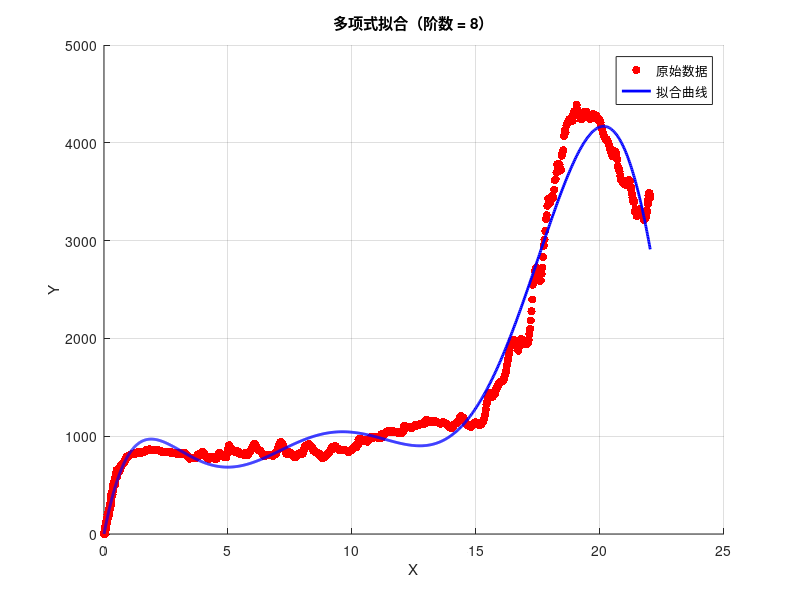

This figure's MATLAB source:
clc
clear
%载入数据
load('Compression_F_X_original.mat')

%% 去噪
for i = 7
    data = eval(['data' num2str(i)]); 
    % 1. 加载数据
    X = data(:,1); % X 轴数据

    Y = data(:,2); % Y 带噪信号

    % 2. LMS 参数调整（更平滑）
    M = 64;  % 增加滤波器阶数
    mu = 0.001;  % 降低步长因子
    w = zeros(M,1);  % 滤波器权重
    N = length(Y);  
    Y_filtered = zeros(N,1); 
    error_signal = zeros(N,1); 

    % 3. LMS 滤波
    for n = M:N
        x_n = Y(n:-1:n-M+1);
        Y_filtered(n) = w' * x_n;
        error_signal(n) = Y(n) - Y_filtered(n);
        w = w + 2 * mu * error_signal(n) * x_n;
    end                                                                                                                                                                                                                   

    % 4. 额外平滑处理
    Y_smoothed = movmean(Y_filtered, 5); % 窗口大小5，增加平滑度
    
   %% 多项式拟合
    % 1. 生成数据 X 和 Y
    % 2. 选择多项式的阶数（n）
    n = 8;

    % 3. 构造不含常数项的多项式矩阵
    X_matrix = X .^ (n:-1:1);  % 仅保留 X^n 到 X^1 的项

    % 4. 计算最小二乘解
    p = X_matrix \ Y;  % 求解线性方程 X_matrix * p = Y

    % 5. 计算拟合曲线
    Y_fit = X_matrix * p;

    % 5. 绘图可视化
    figure;
    scatter(X, Y, 'r', 'filled'); hold on; % 画出原始散点
    plot(X, Y_fit, 'b', 'LineWidth', 2); % 画出拟合曲线
    title(sprintf('多项式拟合（阶数 = %d）', n));
    xlabel('X');
    ylabel('Y');
    legend('原始数据', '拟合曲线');
    grid on;
    
    eval(sprintf('data%d(:,2) = Y_fit;', i));
    
%     % 清理数组
%     X = [];
%     Y = [];
%     Y_filtered = [];
%     Y_fit = [];
%     Y_smoothed = [];
    
end

